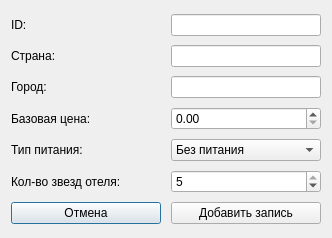
<?xml version="1.0" encoding="UTF-8"?>
<ui version="4.0">
 <class>NewDestinationEntryDialog</class>
 <widget class="QDialog" name="NewDestinationEntryDialog">
  <property name="geometry">
   <rect>
    <x>0</x>
    <y>0</y>
    <width>332</width>
    <height>238</height>
   </rect>
  </property>
  <property name="sizePolicy">
   <sizepolicy hsizetype="Maximum" vsizetype="Maximum">
    <horstretch>0</horstretch>
    <verstretch>0</verstretch>
   </sizepolicy>
  </property>
  <property name="windowTitle">
   <string>Dialog</string>
  </property>
  <layout class="QVBoxLayout" name="verticalLayout">
   <item>
    <layout class="QHBoxLayout" name="idLayout">
     <item>
      <widget class="QLabel" name="idLabel">
       <property name="text">
        <string>ID:</string>
       </property>
      </widget>
     </item>
     <item>
      <widget class="QLineEdit" name="idLineEdit">
       <property name="sizePolicy">
        <sizepolicy hsizetype="Fixed" vsizetype="Fixed">
         <horstretch>0</horstretch>
         <verstretch>0</verstretch>
        </sizepolicy>
       </property>
       <property name="minimumSize">
        <size>
         <width>150</width>
         <height>0</height>
        </size>
       </property>
       <property name="autoFillBackground">
        <bool>false</bool>
       </property>
       <property name="frame">
        <bool>true</bool>
       </property>
       <property name="readOnly">
        <bool>true</bool>
       </property>
      </widget>
     </item>
    </layout>
   </item>
   <item>
    <layout class="QHBoxLayout" name="countryLayout">
     <item>
      <widget class="QLabel" name="countryLabel">
       <property name="text">
        <string>Страна:</string>
       </property>
      </widget>
     </item>
     <item>
      <widget class="QLineEdit" name="countryLineEdit">
       <property name="sizePolicy">
        <sizepolicy hsizetype="Fixed" vsizetype="Fixed">
         <horstretch>0</horstretch>
         <verstretch>0</verstretch>
        </sizepolicy>
       </property>
       <property name="minimumSize">
        <size>
         <width>150</width>
         <height>0</height>
        </size>
       </property>
       <property name="autoFillBackground">
        <bool>false</bool>
       </property>
       <property name="frame">
        <bool>true</bool>
       </property>
       <property name="readOnly">
        <bool>false</bool>
       </property>
      </widget>
     </item>
    </layout>
   </item>
   <item>
    <layout class="QHBoxLayout" name="cityLayout">
     <item>
      <widget class="QLabel" name="cityLabel">
       <property name="text">
        <string>Город:</string>
       </property>
      </widget>
     </item>
     <item>
      <widget class="QLineEdit" name="cityLineEdit">
       <property name="sizePolicy">
        <sizepolicy hsizetype="Fixed" vsizetype="Fixed">
         <horstretch>0</horstretch>
         <verstretch>0</verstretch>
        </sizepolicy>
       </property>
       <property name="minimumSize">
        <size>
         <width>150</width>
         <height>0</height>
        </size>
       </property>
       <property name="autoFillBackground">
        <bool>false</bool>
       </property>
       <property name="frame">
        <bool>true</bool>
       </property>
       <property name="readOnly">
        <bool>false</bool>
       </property>
      </widget>
     </item>
    </layout>
   </item>
   <item>
    <layout class="QHBoxLayout" name="basePriceLayout">
     <item>
      <widget class="QLabel" name="basePriceLabel">
       <property name="text">
        <string>Базовая цена:</string>
       </property>
      </widget>
     </item>
     <item>
      <widget class="QDoubleSpinBox" name="basePriceDoubleSpinBox">
       <property name="sizePolicy">
        <sizepolicy hsizetype="Fixed" vsizetype="Fixed">
         <horstretch>0</horstretch>
         <verstretch>0</verstretch>
        </sizepolicy>
       </property>
       <property name="minimumSize">
        <size>
         <width>150</width>
         <height>0</height>
        </size>
       </property>
       <property name="decimals">
        <number>2</number>
       </property>
       <property name="maximum">
        <double>179769313486231570814527423731704356798070567525844996598917476803157260780028538760589558632766878171540458953514382464234321326889464182768467546703537516986049910576551282076245490090389328944075868508455133942304583236903222948165808559332123348274797826204144723168738177180919299881250404026184124858368.000000000000000</double>
       </property>
       <property name="singleStep">
        <double>1.000000000000000</double>
       </property>
      </widget>
     </item>
    </layout>
   </item>
   <item>
    <layout class="QHBoxLayout" name="foodTypeLayout">
     <item>
      <widget class="QLabel" name="foodTypeLabel">
       <property name="text">
        <string>Тип питания:</string>
       </property>
      </widget>
     </item>
     <item>
      <widget class="QComboBox" name="foodTypeComboBox">
       <property name="sizePolicy">
        <sizepolicy hsizetype="Fixed" vsizetype="Fixed">
         <horstretch>0</horstretch>
         <verstretch>0</verstretch>
        </sizepolicy>
       </property>
       <property name="minimumSize">
        <size>
         <width>150</width>
         <height>0</height>
        </size>
       </property>
       <property name="currentText">
        <string>Без питания</string>
       </property>
       <item>
        <property name="text">
         <string>Без питания</string>
        </property>
       </item>
       <item>
        <property name="text">
         <string>Только завтрак</string>
        </property>
       </item>
       <item>
        <property name="text">
         <string>Полупансион</string>
        </property>
       </item>
       <item>
        <property name="text">
         <string>Полный пансион</string>
        </property>
       </item>
       <item>
        <property name="text">
         <string>Все включено</string>
        </property>
       </item>
       <item>
        <property name="text">
         <string>Ультра все включено</string>
        </property>
       </item>
      </widget>
     </item>
    </layout>
   </item>
   <item>
    <layout class="QHBoxLayout" name="hotelStartLayout">
     <item>
      <widget class="QLabel" name="hotelStarsLabel">
       <property name="text">
        <string>Кол-во звезд отеля:</string>
       </property>
      </widget>
     </item>
     <item>
      <widget class="QSpinBox" name="hotelStarsSpinBox">
       <property name="sizePolicy">
        <sizepolicy hsizetype="Fixed" vsizetype="Fixed">
         <horstretch>0</horstretch>
         <verstretch>0</verstretch>
        </sizepolicy>
       </property>
       <property name="minimumSize">
        <size>
         <width>150</width>
         <height>0</height>
        </size>
       </property>
       <property name="minimum">
        <number>1</number>
       </property>
       <property name="maximum">
        <number>5</number>
       </property>
       <property name="value">
        <number>5</number>
       </property>
      </widget>
     </item>
    </layout>
   </item>
   <item>
    <layout class="QHBoxLayout" name="dialogButtonLayout">
     <item>
      <widget class="QPushButton" name="cancelButton">
       <property name="minimumSize">
        <size>
         <width>150</width>
         <height>0</height>
        </size>
       </property>
       <property name="text">
        <string>Отмена</string>
       </property>
      </widget>
     </item>
     <item>
      <spacer name="horizontalSpacer">
       <property name="orientation">
        <enum>Qt::Horizontal</enum>
       </property>
       <property name="sizeHint" stdset="0">
        <size>
         <width>40</width>
         <height>20</height>
        </size>
       </property>
      </spacer>
     </item>
     <item>
      <widget class="QPushButton" name="addEntryButton">
       <property name="sizePolicy">
        <sizepolicy hsizetype="Minimum" vsizetype="Fixed">
         <horstretch>0</horstretch>
         <verstretch>0</verstretch>
        </sizepolicy>
       </property>
       <property name="minimumSize">
        <size>
         <width>150</width>
         <height>0</height>
        </size>
       </property>
       <property name="text">
        <string>Добавить запись</string>
       </property>
      </widget>
     </item>
    </layout>
   </item>
  </layout>
 </widget>
 <resources/>
 <connections/>
</ui>
